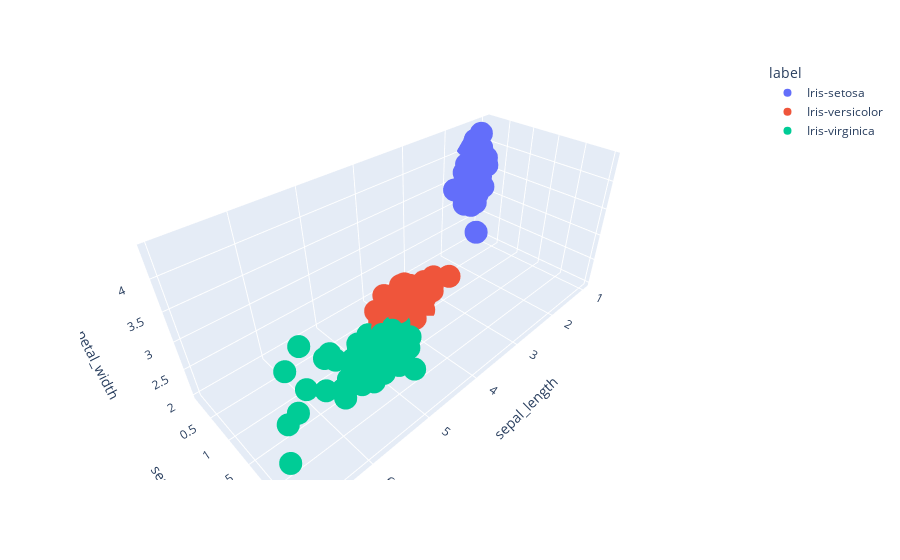

The code cell stored with this chart in its notebook:
### Code cell
fig = px.scatter_3d(
                    dataset, 
                    x='sepal_length', 
                    y='sepal_width', 
                    z='petal_width', 
                    color='label'
                    )
fig.show()

### Figure 1 — Plotly figure (JSON) as saved in the notebook; plotly's stock layout.template omitted (floating-point values rounded to 4 significant figures)
{"data": [{"hovertemplate": "label=Iris-setosa<br>sepal_length=%{x}<br>sepal_width=%{y}<br>petal_width=%{z}<extra></extra>", "legendgroup": "Iris-setosa", "marker": {"color": "#636efa", "symbol": "circle"}, "mode": "markers", "name": "Iris-setosa", "scene": "scene", "showlegend": true, "type": "scatter3d", "x": [1.4, 1.4, 1.3, 1.5, 1.4, 1.7, 1.4, 1.5, 1.4, 1.5, 1.5, 1.6, 1.4, 1.1, 1.2, 1.5, 1.3, 1.4, 1.7, 1.5, 1.7, 1.5, 1, 1.7, 1.9, 1.6, 1.6, 1.5, 1.4, 1.6, 1.6, 1.5, 1.5, 1.4, 1.5, 1.2, 1.3, 1.5, 1.3, 1.5, 1.3, 1.3, 1.3, 1.6, 1.9, 1.4, 1.6, 1.4, 1.5, 1.4], "y": [0.2, 0.2, 0.2, 0.2, 0.2, 0.4, 0.3, 0.2, 0.2, 0.1, 0.2, 0.2, 0.1, 0.1, 0.2, 0.4, 0.4, 0.3, 0.3, 0.3, 0.2, 0.4, 0.2, 0.5, 0.2, 0.2, 0.4, 0.2, 0.2, 0.2, 0.2, 0.4, 0.1, 0.2, 0.1, 0.2, 0.2, 0.1, 0.2, 0.2, 0.3, 0.3, 0.2, 0.6, 0.4, 0.3, 0.2, 0.2, 0.2, 0.2], "z": [3.5, 3, 3.2, 3.1, 3.6, 3.9, 3.4, 3.4, 2.9, 3.1, 3.7, 3.4, 3, 3, 4, 4.4, 3.9, 3.5, 3.8, 3.8, 3.4, 3.7, 3.6, 3.3, 3.4, 3, 3.4, 3.5, 3.4, 3.2, 3.1, 3.4, 4.1, 4.2, 3.1, 3.2, 3.5, 3.1, 3, 3.4, 3.5, 2.3, 3.2, 3.5, 3.8, 3, 3.8, 3.2, 3.7, 3.3]}, {"hovertemplate": "label=Iris-versicolor<br>sepal_length=%{x}<br>sepal_width=%{y}<br>petal_width=%{z}<extra></extra>", "legendgroup": "Iris-versicolor", "marker": {"color": "#EF553B", "symbol": "circle"}, "mode": "markers", "name": "Iris-versicolor", "scene": "scene", "showlegend": true, "type": "scatter3d", "x": [4.7, 4.5, 4.9, 4, 4.6, 4.5, 4.7, 3.3, 4.6, 3.9, 3.5, 4.2, 4, 4.7, 3.6, 4.4, 4.5, 4.1, 4.5, 3.9, 4.8, 4, 4.9, 4.7, 4.3, 4.4, 4.8, 5, 4.5, 3.5, 3.8, 3.7, 3.9, 5.1, 4.5, 4.5, 4.7, 4.4, 4.1, 4, 4.4, 4.6, 4, 3.3, 4.2, 4.2, 4.2, 4.3, 3, 4.1], "y": [1.4, 1.5, 1.5, 1.3, 1.5, 1.3, 1.6, 1, 1.3, 1.4, 1, 1.5, 1, 1.4, 1.3, 1.4, 1.5, 1, 1.5, 1.1, 1.8, 1.3, 1.5, 1.2, 1.3, 1.4, 1.4, 1.7, 1.5, 1, 1.1, 1, 1.2, 1.6, 1.5, 1.6, 1.5, 1.3, 1.3, 1.3, 1.2, 1.4, 1.2, 1, 1.3, 1.2, 1.3, 1.3, 1.1, 1.3], "z": [3.2, 3.2, 3.1, 2.3, 2.8, 2.8, 3.3, 2.4, 2.9, 2.7, 2, 3, 2.2, 2.9, 2.9, 3.1, 3, 2.7, 2.2, 2.5, 3.2, 2.8, 2.5, 2.8, 2.9, 3, 2.8, 3, 2.9, 2.6, 2.4, 2.4, 2.7, 2.7, 3, 3.4, 3.1, 2.3, 3, 2.5, 2.6, 3, 2.6, 2.3, 2.7, 3, 2.9, 2.9, 2.5, 2.8]}, {"hovertemplate": "label=Iris-virginica<br>sepal_length=%{x}<br>sepal_width=%{y}<br>petal_width=%{z}<extra></extra>", "legendgroup": "Iris-virginica", "marker": {"color": "#00cc96", "symbol": "circle"}, "mode": "markers", "name": "Iris-virginica", "scene": "scene", "showlegend": true, "type": "scatter3d", "x": [6, 5.1, 5.9, 5.6, 5.8, 6.6, 4.5, 6.3, 5.8, 6.1, 5.1, 5.3, 5.5, 5, 5.1, 5.3, 5.5, 6.7, 6.9, 5, 5.7, 4.9, 6.7, 4.9, 5.7, 6, 4.8, 4.9, 5.6, 5.8, 6.1, 6.4, 5.6, 5.1, 5.6, 6.1, 5.6, 5.5, 4.8, 5.4, 5.6, 5.1, 5.1, 5.9, 5.7, 5.2, 5, 5.2, 5.4, 5.1], "y": [2.5, 1.9, 2.1, 1.8, 2.2, 2.1, 1.7, 1.8, 1.8, 2.5, 2, 1.9, 2.1, 2, 2.4, 2.3, 1.8, 2.2, 2.3, 1.5, 2.3, 2, 2, 1.8, 2.1, 1.8, 1.8, 1.8, 2.1, 1.6, 1.9, 2, 2.2, 1.5, 1.4, 2.3, 2.4, 1.8, 1.8, 2.1, 2.4, 2.3, 1.9, 2.3, 2.5, 2.3, 1.9, 2, 2.3, 1.8], "z": [3.3, 2.7, 3, 2.9, 3, 3, 2.5, 2.9, 2.5, 3.6, 3.2, 2.7, 3, 2.5, 2.8, 3.2, 3, 3.8, 2.6, 2.2, 3.2, 2.8, 2.8, 2.7, 3.3, 3.2, 2.8, 3, 2.8, 3, 2.8, 3.8, 2.8, 2.8, 2.6, 3, 3.4, 3.1, 3, 3.1, 3.1, 3.1, 2.7, 3.2, 3.3, 3, 2.5, 3, 3.4, 3]}], "layout": {"legend": {"title": {"text": "label"}, "tracegroupgap": 0}, "margin": {"t": 60}, "scene": {"domain": {"x": [0, 1], "y": [0, 1]}, "xaxis": {"title": {"text": "sepal_length"}}, "yaxis": {"title": {"text": "sepal_width"}}, "zaxis": {"title": {"text": "petal_width"}}}}}
